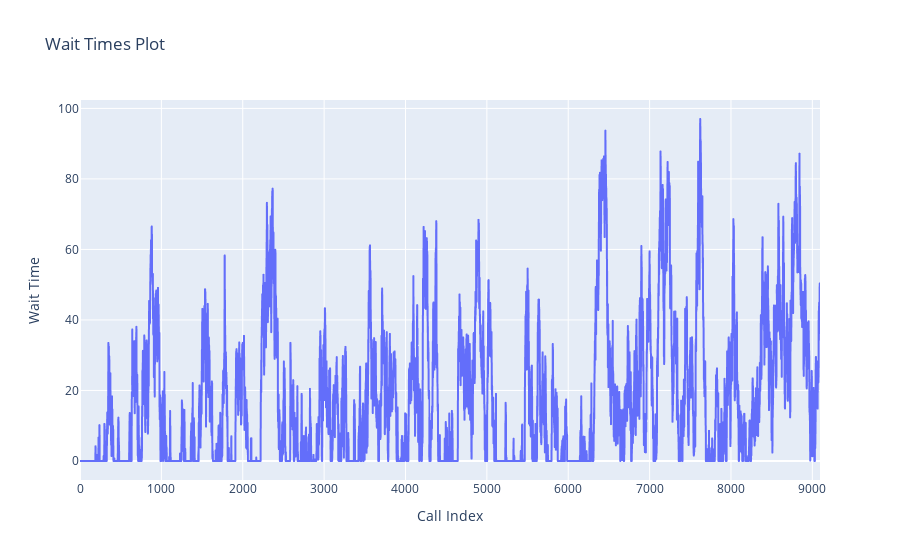

Notebook cell for this chart:
### Markdown cell above
## Analyse Part a based on 95% confidence interval

### Code cell
# Extracting wait times from the test dataframe
wait_times_a = df_parta[df_parta['num_agents']==60]['wait_times'].iloc[0]  # Assuming the first (and only) row contains the relevant data

# Creating the plot with the extracted wait times
fig_a = px.line(
    x=range(len(wait_times_a)), 
    y=wait_times_a, 
    title='Wait Times Plot', 
    labels={'x': 'Call Index', 'y': 'Wait Time'}
    )

fig_a.show()

### Figure 1 — Plotly figure (JSON) as saved in the notebook; plotly's stock layout.template omitted (floating-point values rounded to 4 significant figures; data arrays with more than 128 entries replaced by an {"elided": "..."} marker saying what was removed)
{"data": [{"hovertemplate": "Call Index=%{x}<br>Wait Time=%{y}<extra></extra>", "legendgroup": "", "line": {"color": "#636efa", "dash": "solid"}, "marker": {"symbol": "circle"}, "mode": "lines", "name": "", "showlegend": false, "type": "scattergl", "x": {"elided": "9095 int values"}, "xaxis": "x", "y": {"elided": "9095 float values"}, "yaxis": "y"}], "layout": {"legend": {"tracegroupgap": 0}, "title": {"text": "Wait Times Plot"}, "xaxis": {"anchor": "y", "domain": [0, 1], "title": {"text": "Call Index"}}, "yaxis": {"anchor": "x", "domain": [0, 1], "title": {"text": "Wait Time"}}}}
